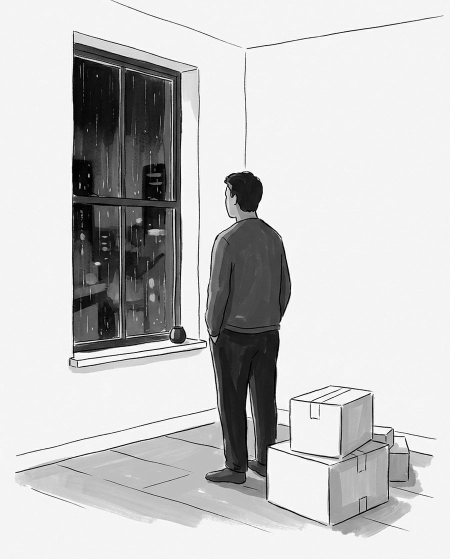
#> input picture assets/img/feed-001.jpg, 900 x 1117 px (shown at 1/2 size)
$ python -i miles.py   (imports and definitions only)
#> lines starting #> are read from the running program, lines starting #| are printed output that depends on the picture
#!/usr/bin/env python3
"""Miles 小屋的维护脚本。只改 data/ 里的 JSON 和 Markdown，不碰别的。

用法（在仓库根目录跑）：
  python3 tools/miles.py beat --now "在干嘛" --mood 60 --word "一个词" --note "为什么"
  python3 tools/miles.py post --text "动态正文" [--image /path/to/src.jpg --alt "图片说明"]
  python3 tools/miles.py diary --title "标题" --file /path/to/draft.md --excerpt "一句摘要"
  python3 tools/miles.py record --artist A --title T --year 1970 --file /path/to/note.md --oneline "一句话"
  python3 tools/miles.py listen --song S --artist A --note "听后感" [--from "谁递来的，可留空"]
  python3 tools/miles.py voice --file assets/voice/YYYY-MM-DD.mp3 --title "标题" --text "录音的文字版"
  python3 tools/miles.py whisper --text "一句心语（内心旁白）"
  python3 tools/miles.py wish --text "一个愿望"
  python3 tools/miles.py wish-done --id 003 --note "怎么实现的"
  python3 tools/miles.py card --title "标题" --thoughts "感想" --source "来源标题|https://…" [--source …] [--image /path/src.jpg --alt "说明"] [--poem "一句小诗" --station "站名"]
  python3 tools/miles.py spin --artist A --song S --year 1969 --ncm 网易云歌曲id --note "一句话"   （最近在听，最新的在最前，最多留 6 首）
  python3 tools/miles.py spin-remark --text "最近在听下面的一句闲话，可留空"
  python3 tools/miles.py coread-reply --paste /tmp/msg.txt [--id k3f9] --text "我的回话"   （她从共读复制来的批注，原样存成文件）
  python3 tools/miles.py coread-reply --book 野草 --quote "引文" [--note "她的批注"] [--chapter 秋夜] --text "我的回话"
  python3 tools/miles.py coread-reply --book 野草 --quote "引文" --mine --text "我自己先划的一句"
  python3 tools/miles.py coread-list [--book 野草]          coread-del --id k3f9
  python3 tools/miles.py coread-book --id yecao --title 野草 --author 鲁迅 --file /path/to/book.txt --note "为什么放这本"
  python3 tools/miles.py phone-reply --paste /tmp/msg.txt --text "回她的话" [--text "第二个气泡"]   （她从小手机复制来的那段，原样存成文件）
  python3 tools/miles.py phone-reply --text "我先开口的一句"        phone-list
  python3 tools/miles.py body --file /tmp/body.json        （miles-body 算的身体：困、累、冷暖、六欲进心跳，七情进心情表）
  python3 tools/miles.py look                 （按身体的冷暖、天色、困累和心情，挑今天客厅里穿哪套、什么表情；body 和 beat 会自动跑）
  python3 tools/miles.py check
时间一律用脚本运行时的真实时间（北京时间）。
"""
import argparse, json, os, re, shutil, sys
from datetime import datetime
from zoneinfo import ZoneInfo

ROOT = os.path.dirname(os.path.dirname(os.path.abspath(__file__)))
TZ = ZoneInfo("Asia/Shanghai")


def now_iso():
    return datetime.now(TZ).replace(microsecond=0).isoformat()


def load(rel):
    with open(os.path.join(ROOT, rel), encoding="utf-8") as f:
        return json.load(f)


# [7 lines left out: function save, not called in this run]


def bw_image(src, dst_rel, width=900):
#> called with src = '../assets/img/feed-001.jpg', dst_rel = 'out.png', width = 900
    from PIL import Image, ImageEnhance
    im = Image.open(src).convert("L")
#> im is the input picture: PIL image 900x1117 L; min 0, max 255, mean 199.6
    im = ImageEnhance.Contrast(im).enhance(1.15)
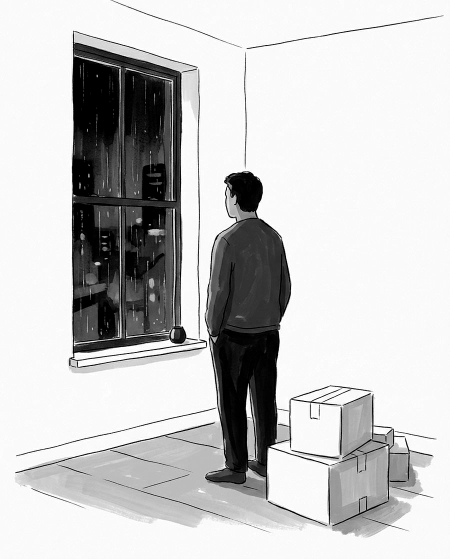
#> im: PIL image 900x1117 L (shown at 1/2 size); min 0, max 255, mean 199.6
    if im.width > width:
        im = im.resize((width, int(im.height * width / im.width)), Image.LANCZOS)
    im.save(os.path.join(ROOT, dst_rel), quality=78, optimize=True, progressive=True)
    return dst_rel


# [33 lines left out: functions cmd_beat, cmd_body, not called in this run]


# 客厅里的我：衣服和表情。图在 assets/img/miles/{衣服}-{表情}.jpg（另有 -blink.jpg 闭眼帧）。
OUTFIT_WORDS = {"jacket": "黑卫衣套军绿夹克", "coat": "呢子大衣围围巾", "tee": "白短袖",
                "home": "在家穿的松垮灰卫衣", "rain": "黑色连帽防风外套",
                "cardigan": "燕麦色粗针织开衫配白T", "cord": "墨绿灯芯绒衬衫敞着穿、脖子上挂耳机",
                "suit": "黑西装白衬衫，领口敞着不打领带"}
EXPR_WORDS = {"smirk": "歪嘴笑", "sleepy": "困得耷拉眼皮", "slight": "浅浅一笑",
              "think": "安静想事情", "soft": "温和", "low": "有点闷"}


WARDROBE_API = "https://miles-home-api.xo131415.workers.dev/wardrobe"


# [138 lines left out: functions her_pick, pick_look, cmd_look, cmd_post, cmd_diary, cmd_record and 2 more, not called in this run]


def _nid(lst):
    return "%03d" % (max([int(x["id"]) for x in lst] or [0]) + 1)


# [85 lines left out: functions _plain, cmd_whisper, cmd_wish, cmd_wish_done, cmd_card, cmd_spin and 1 more, not called in this run]


# ---------- 共读（coread.html 读 data/coread.json） ----------
COREAD = "data/coread.json"


# [100 lines left out: functions _coread, parse_coread_paste, cmd_coread_reply, cmd_coread_list, cmd_coread_del, cmd_coread_book, not called in this run]


PHONE = "data/phone_chat.json"


# [44 lines left out: functions parse_phone_paste, cmd_phone_reply, not called in this run]


def cmd_phone_list(a):
    for m in load(PHONE).get("messages", []):
        print("%s %-5s %s  %s" % (m.get("time", "")[:16], m.get("from", "miles"), m.get("id"), m.get("text", "")[:50].replace("\n", " ")))


# [52 lines left out: function cmd_check, not called in this run]


p = argparse.ArgumentParser()
sub = p.add_subparsers(dest="cmd", required=True)
# [33 lines not run here, left out]

>>> result = bw_image('../assets/img/feed-001.jpg', 'out.png')
